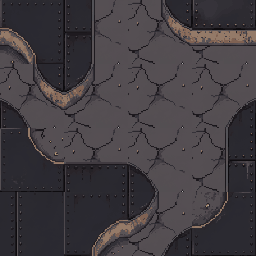
#> input picture asset_staging/tileset/tileset.png, 256 x 256 px
$ python blend_ground.py
#> lines starting #> are read from the running program, lines starting #| are printed output that depends on the picture
#!/usr/bin/env python3
"""땅 타일의 **이음새를 지운다.**

굽고 나면 타일마다 가장자리 밝기가 제각각이라, 이어 깔았을 때 벌판이 통째로 체크무늬로
보인다. lineless 로 다시 구워도 남는다 — 생성 모델이 64px 안에서 그림을 "완결"시키기 때문에
가장자리가 안쪽과 다르게 마무리되는 것이다.

그래서 두 가지를 한다.
  1. **밝기를 한 기준으로 맞춘다** — 타일마다 평균 밝기가 다르면 그 자체로 격자가 된다.
  2. **가장자리를 알파로 흐린다** — 흐린 가장자리끼리 겹쳐 깔면 경계가 사라진다.
     (그래서 화면에서는 타일을 칸보다 크게 그려 서로 물리게 한다.)

    python3 tools/blend_ground.py            # assets/ui 의 땅 타일 전부
"""
import os, sys, colorsys
from PIL import Image, ImageChops, ImageFilter, ImageEnhance, ImageStat

ROOT = os.path.abspath(os.path.join(os.path.dirname(__file__), ".."))
GROUND = ["dirt", "dirt2", "dirt3", "rock", "ash", "grate"]
SLOTS = ["pad", "pad2"]  # 놓는 자리(터) — 벌판보다 조금 밝게, 가장자리는 안 흐린다
FEATHER = 0.17          # 가장자리 몇 %를 흐리게 할지
# 46 으로 올렸더니 땅은 이어졌는데 돌바닥 무늬가 죄다 또렷해져 **네 장이 반복되는 게**
# 그대로 드러났다. 벌판은 가라앉혀 결만 남기고, 대비는 터와의 차이로 만든다.
TARGET_L = 34           # 맞출 평균 밝기(0-255). 어두운 전장 톤.
TARGET_L_SLOT = 58      # 터는 벌판보다 한 뼘 밝아야 "놓을 수 있는 자리"로 읽힌다
# **밝기만 맞추면 색이 튄다.** 거의 검은 타일(dirt2 평균 7, ash 4)을 5배로 곱해 46 에
# 맞췄더니 파란 채널만 살아남아 채도 0.77 짜리 보라·파랑 얼룩이 됐다. 밝기는 같은데
# 색이 다르면 그게 곧 격자다 — 그래서 채도에 천장을 두고 먼저 누른 뒤에 밝기를 맞춘다.
TARGET_S = 0.10
# 64 는 전장 톤보다 밝아 회색빛이 돌았고, 42 는 터가 새까만 판이 되어 칸이 안 세어졌다.
# 벌판이 결을 유지하면서 터가 바닥으로 읽히는 지점이 53 근처다(찍어 가며 맞췄다).
TARGET_L_SHEET = 53     # Wang 타일셋 시트의 평균 밝기(터·벌판·전이가 다 섞인 값)


def feather_mask(size, pad):
    """가운데는 불투명, 가장자리로 갈수록 투명해지는 마스크."""
    w, h = size
    m = Image.new("L", (w, h), 0)
    m.paste(255, (pad, pad, w - pad, h - pad))
    return m.filter(ImageFilter.GaussianBlur(pad * 0.75))


def avg_sv(rgb):
    """평균색의 채도와 밝기. 얼룩은 타일 '전체 색조'의 문제라 평균으로 잰다."""
    r, g, b = rgb.resize((1, 1)).getpixel((0, 0))
    _, s, _ = colorsys.rgb_to_hsv(r / 255, g / 255, b / 255)
    return s, (r + g + b) / 3


def bake(name, target_l, feather):
    p = os.path.join(ROOT, "assets", "ui", name + ".png")
    if not os.path.exists(p):
        print(f"  ✗ {name}: 없다")
        return
    # **원본을 따로 남긴다.** 제자리에서 덮어쓰기만 하면 두 번 돌렸을 때 페이드가 겹쳐
    # 타일이 점점 투명해진다 — 굽는 데 몇 분씩 걸리는 걸 날려 먹는다.
    raw = os.path.join(ROOT, "assets", "ui", "_raw", name + ".png")
    os.makedirs(os.path.dirname(raw), exist_ok=True)
    if not os.path.exists(raw):
        Image.open(p).save(raw)
    im = Image.open(raw).convert("RGBA")
    w, h = im.size
    rgb = im.convert("RGB")
    s0, l0 = avg_sv(rgb)

    # 1) **채도를 먼저 누른다.** 밝기를 올리면 색이 같이 진해지므로 순서가 뒤바뀌면 안 된다.
    if s0 > TARGET_S:
        rgb = ImageEnhance.Color(rgb).enhance(TARGET_S / s0)

    # 2) 밝기 맞추기 — 곱셈으로 올리고 내린다(더하기는 어두운 데가 뿌예진다)
    mean = avg_sv(rgb)[1]
    if mean > 1:
        # 상한 5.0 은 거의 검은 타일의 노이즈까지 증폭해 얼룩을 만든다. 3.0 으로 조이고,
        # 못 닿는 만큼은 아래에서 회색을 섞어 채운다 — 색을 만들지 않고 밝기만 올리는 길이다.
        k = max(0.5, min(3.0, target_l / mean))
        rgb = ImageChops.multiply(rgb, Image.new("RGB", (w, h), tuple([int(255 * k)] * 3))) \
              if k <= 1 else Image.eval(rgb, lambda v: min(255, int(v * k)))
        mean = avg_sv(rgb)[1]
        if mean < target_l - 3:
            a = min(0.75, (target_l - mean) / max(1, target_l))
            veil = Image.new("RGB", (w, h), (target_l, target_l, target_l))
            rgb = Image.blend(rgb, veil, a)

    # 3) 가장자리 알파 페이드 — 터는 칸이 세어져야 하므로 흐리지 않는다
    if feather:
        pad = max(3, int(min(w, h) * FEATHER))
        out = Image.merge("RGBA", (*rgb.split(), feather_mask((w, h), pad)))
    else:
        pad = 0
        out = rgb.convert("RGBA")
    out.save(p)
    s1, l1 = avg_sv(rgb)
    print(f"  {name:6s} 채도 {s0:.2f}→{s1:.2f} · 밝기 {l0:.0f}→{l1:.0f} · 페이드 {pad}px")


def bake_tileset():
    """Wang 타일셋은 **한 장으로 통째로** 어둡게 한다.

    타일마다 밝기를 맞추면 안 된다 — 이 시트의 열여섯 장은 서로 맞물리라고 구운 것이라,
    낱장씩 건드리면 그 맞물림이 깨져 이음새가 도로 살아난다. 굽혀 나온 평균이 63 이라
    전장 톤(30 대)보다 밝으니 전체에 같은 배율만 곱한다.
    """
    src = os.path.join(ROOT, "asset_staging", "tileset", "tileset.png")
    dst = os.path.join(ROOT, "assets", "ui", "tileset.png")
    if not os.path.exists(src):
        print("  ✗ tileset: 원본이 없다")
        return
    im = Image.open(src).convert("RGBA")
#> im is the input picture: PIL image 256x256 RGBA; mean R, G, B, A 65.4, 60.6, 65.1, 255
    rgb = im.convert("RGB")
    before = ImageStat.Stat(rgb).mean
#> before = [65.36, 60.62, 65.09]
    k = TARGET_L_SHEET / (sum(before) / 3)
#> k = 0.832
    rgb = ImageChops.multiply(rgb, Image.new("RGB", im.size, tuple([int(255 * min(1, k))] * 3)))
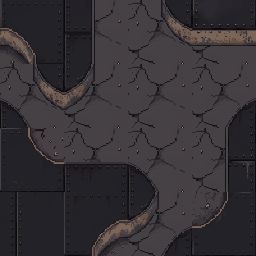
#> rgb: PIL image 256x256 RGB; mean R, G, B 53.7, 49.8, 53.8
    Image.merge("RGBA", (*rgb.split(), im.split()[3])).save(dst)
    print(f"  tileset 밝기 {sum(before)/3:.0f} → {sum(ImageStat.Stat(rgb).mean)/3:.0f} (×{k:.2f})")
#|   tileset 밝기 64 → 52 (×0.83)


def main():
    print("벌판")
    for name in GROUND:
        bake(name, TARGET_L, True)
    print("터")
    for name in SLOTS:
        bake(name, TARGET_L_SLOT, False)
    print("Wang 타일셋")
    bake_tileset()


if __name__ == "__main__":
    main()
